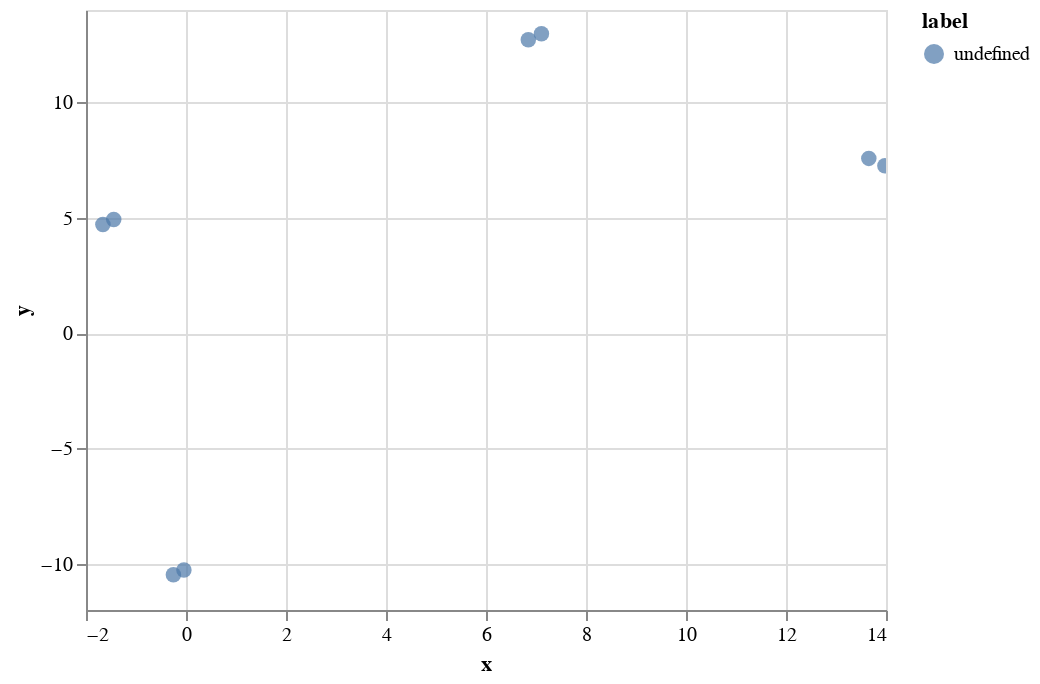

The notebook cell saved with this chart:
### Code cell
# Fit UMAP and generate embeddings (adjust 'emb' to match your own data)
reducer = umap.UMAP(n_neighbors=2, min_dist=0.0, metric='cosine')
embedding = reducer.fit_transform(emb)

# Create a DataFrame for the embedding
df = pd.DataFrame(embedding, columns=['x', 'y'])
df['text'] = sentences['text']

# Create an interactive Altair chart #Wont showup in GitHub
chart = alt.Chart(df).mark_circle(size=60).encode(
    x='x',
    y='y',
    color='label:N',
    tooltip=['text'],  # Tooltip showing text on hover
).interactive()

# Display the chart
chart.display()

chart.save('chart.json')

### Figure 1 — Vega-Lite specification as saved in the notebook (floating-point values rounded to 4 significant figures)
{"config": {"view": {"continuousWidth": 400, "continuousHeight": 300}}, "data": {"name": "data-de2fd8b295710483ad9889494cbb7df5"}, "mark": {"type": "circle", "size": 60}, "encoding": {"color": {"field": "label", "type": "nominal"}, "tooltip": [{"field": "text", "type": "nominal"}], "x": {"field": "x", "type": "quantitative"}, "y": {"field": "y", "type": "quantitative"}}, "selection": {"selector001": {"type": "interval", "bind": "scales", "encodings": ["x", "y"]}}, "$schema": "https://vega.github.io/schema/vega-lite/v4.17.0.json", "datasets": {"data-de2fd8b295710483ad9889494cbb7df5": [{"x": -0.04179, "y": -10.26, "text": "Where is the world cup?"}, {"x": -0.2519, "y": -10.47, "text": "The world cup is in Qatar"}, {"x": 7.109, "y": 12.97, "text": "What color is the sky?"}, {"x": 6.847, "y": 12.71, "text": "The sky is blue"}, {"x": 13.98, "y": 7.248, "text": "Where does the bear live?"}, {"x": 13.66, "y": 7.57, "text": "The bear lives in the the woods"}, {"x": -1.445, "y": 4.919, "text": "What is an apple?"}, {"x": -1.662, "y": 4.702, "text": "An apple is a fruit"}]}}
